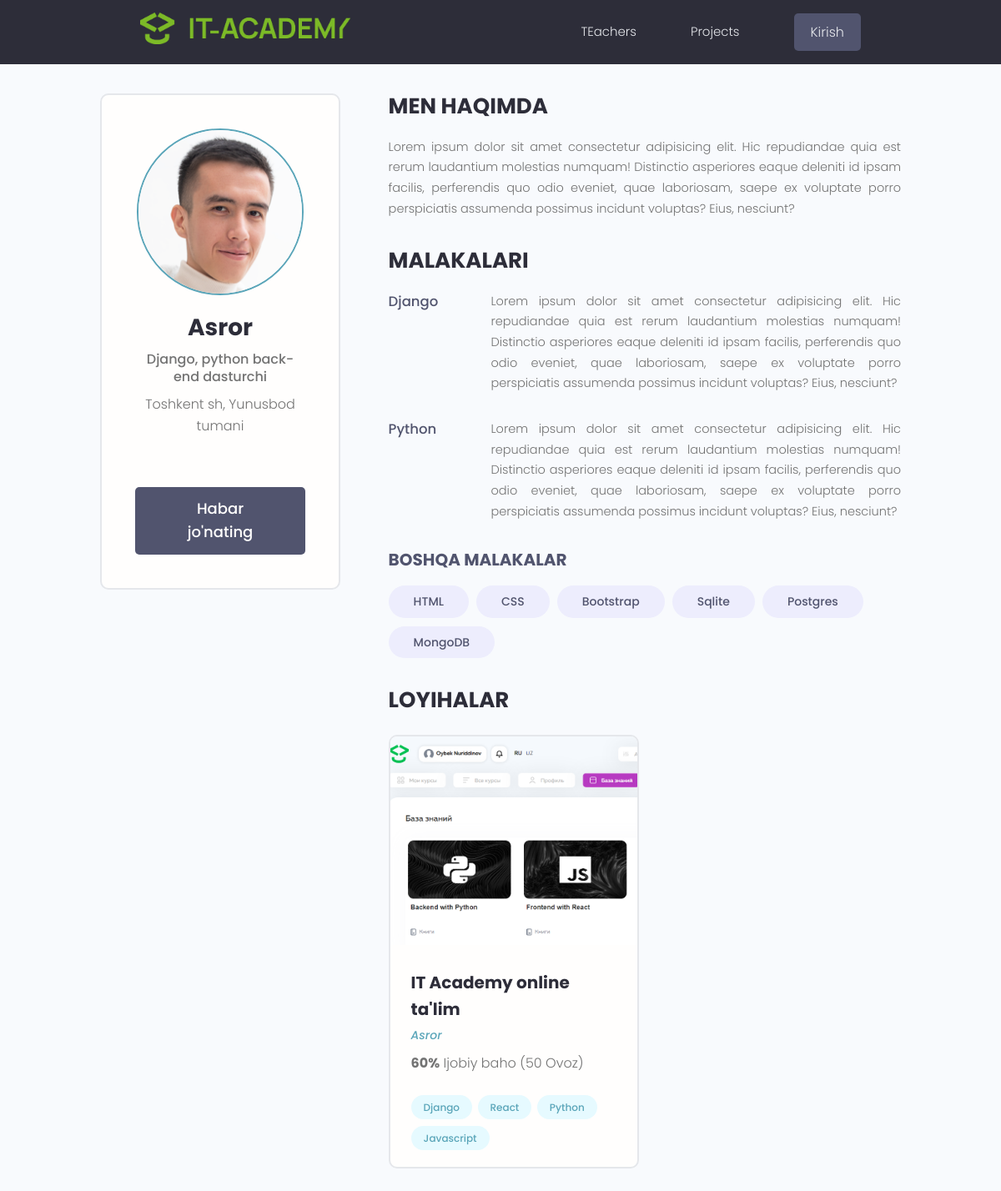
The page /profiles/02420d7e-e5f6-408a-aba7-54915e581141 on the database its author committed.
### users/models.py (models this page shows, shortened)
class Profil(models.Model):
    user = models.OneToOneField(User, on_delete=models.CASCADE, null=True, blank=True)
    name = models.CharField(max_length=200, null=True, blank=True)
    email = models.EmailField(max_length=200, null=True, blank=True)
    info = models.CharField(max_length=200, null=True, blank=True)
    location = models.CharField(max_length=200, null=True, blank=True)
    bio = models.TextField(null=True, blank=True)
    social_github = models.CharField(max_length=200, null=True, blank=True)
    social_facebook = models.CharField(max_length=200, null=True, blank=True)
    social_youtube = models.CharField(max_length=200, null=True, blank=True)
    social_instagram = models.CharField(max_length=200, null=True, blank=True)
    created = models.DateTimeField(auto_now_add=True)
    image = models.ImageField(upload_to="profiles", default="profiles/default_profile.webp")
    id = models.UUIDField(default=uuid.uuid4, unique=True, primary_key=True, editable=False)
    def __str__(self) -> str:
        return str(self.user.username)

class Skill(models.Model):
    user = models.ForeignKey(Profil, on_delete=models.CASCADE, null=True, blank=True)
    name = models.CharField(max_length=200, null=True, blank=True)
    description = models.TextField(null=True, blank=True)
    created = models.DateTimeField(auto_now_add=True)
    id = models.UUIDField(default=uuid.uuid4, unique=True, primary_key=True, editable=False)

### projects/models.py (models this page shows, shortened)
class Project(models.Model):
    user = models.ForeignKey(Profil, on_delete=models.SET_NULL, null=True, blank=True)
    title = models.CharField(max_length=300)
    description = models.TextField(null=True, blank=True) #default=""
    image = models.ImageField(default="default.png")
    demo_link = models.CharField(max_length=400, null=True, blank=True)
    source_link = models.CharField(max_length=400, null=True, blank=True)
    vote_count = models.IntegerField(default=0)
    vote_ratio = models.IntegerField(default=0)
    created = models.DateTimeField(auto_now_add=True)
    id = models.UUIDField(default=uuid.uuid4, unique=True, primary_key=True, editable=False)
    tag = models.ManyToManyField('Tag', blank=True, related_name="project_tag")

class Tag(models.Model):
    name = models.CharField(max_length=100)
    created = models.DateTimeField(auto_now_add=True)
    id = models.UUIDField(default=uuid.uuid4, unique=True, primary_key=True, editable=False)
    def __str__(self) -> str:
        return self.name

### users/views.py (the view)
# urls.py: path("profiles/<str:id>", profile, name="profile"),
def profile(request, id):
    user = Profil.objects.get(id=id)
    context = {
        "user": user
    }
    return render(request, 'users/profile.html', context)

### users/templates/users/profile.html (shortened to what this page needs)
{% extends 'main.html' %}
{% block content %}
<main class="profile my-md">
    <div class="container">
        <div class="layout">
            <div class="column column--1of3">
                <div class="card text-center">
                    <div class="card__body dev">
                        <img class="avatar avatar--xl" src="{{user.image.url}}" />
                        <h2 class="dev__name">{{user}}</h2>
                        <p class="dev__title">{{user.info}}</p>
                        <p class="dev__location">{{user.location}}</p>
                        <a href="#" class="btn btn--sub btn--lg">Habar jo'nating </a>
                    </div>
                </div>
            </div>
            <div class="column column--2of3">
                <div class="devInfo">
                    <h3 class="devInfo__title">Men haqimda</h3>
                    <p class="devInfo__about">
                        {{user.bio}}
                    </p>
                </div>
                <div class="devInfo">
                    <h3 class="devInfo__title">Malakalari</h3>
                    <div class="devInfo__skills">
                        {% for skill in user.skill_set.all %}
                        <div class="devSkill">
                            <h4 class="devSkill__title">{{skill.name}}</h4>
                            <p class="devSkill__info">
                                {{skill.description}}
                            </p>
                        </div>
                        {% endfor %}
                        <h3 class="devInfo__subtitle">Boshqa malakalar</h3>
                        <div class="devInfo__otherSkills">
                            <span class="tag tag--pill tag--sub tag--lg">
                                <small>HTML</small>
                            </span>
                            <span class="tag tag--pill tag--sub tag--lg">
                                <small>CSS</small>
                            </span>
                            <span class="tag tag--pill tag--sub tag--lg">
                                <small>Bootstrap</small>
                            </span>
                            <span class="tag tag--pill tag--sub tag--lg">
                                <small>Sqlite</small>
                            </span>
                            <span class="tag tag--pill tag--sub tag--lg">
                                <small>Postgres</small>
                            </span>
                            <span class="tag tag--pill tag--sub tag--lg">
                                <small>MongoDB</small>
                            </span>
                        </div>
                    </div>
                </div>
                <div class="devInfo">
                    <h3 class="devInfo__title">Loyihalar</h3>
                    <div class="grid grid--two">
                        {% for project in user.project_set.all %}
                        <div class="column">
                            <div class="card project">
                                <a href="single-project.html" class="project">
                                    <img class="project__thumbnail" src="{{project.image.url}}"
                                        alt="project thumbnail" />
                                    <div class="card__body">
                                        <h3 class="project__title">{{project.title}}</h3>
                                        <p><a class="project__author" href="profile.html">{{user}}</a></p>
                                        <p class="project--rating">
                                            <span style="font-weight: bold;">{{project.vote_ratio}}%</span> Ijobiy baho
                                            ({{project.vote_count}} Ovoz)
                                        </p>
                                        <div class="project__tags">
                                            {% for tag in project.tag.all %}
                                            <span class="tag tag--pill tag--main">
                                                <small>{{tag}}</small>
                                            </span>
                                            {% endfor %}
                                        </div>
                                    </div>
                                </a>
                            </div>
                        </div>
                        {% endfor %}
                    </div>
                </div>
            </div>
        </div>
    </div>
</main>
{% endblock %}

### static/styles/app.css (style rules this page uses)
:root { --color-sub: #2d2d39; }
.btn--sub { background-color: var(--color-sub-light); }
.card { border: 2px solid var(--color-light); }
img { width: 100%; }
.profile .card > .dev { padding: 4rem; }
.dev__name { color: var(--color-sub); font-size: 2.8rem; font-weight: 700; margin-top: 1rem; margin-bottom: 0.5rem; }
.dev__title { font-size: 1.6rem; font-weight: 500; line-height: 1.3; }
.dev__location { margin-top: 1rem; }
.devInfo { margin-bottom: 3rem; }
.devInfo__title, .devInfo__subtitle { font-size: 2.6rem; color: var(--color-sub); text-transform: uppercase; font-weight: 700; margin-bottom: 1.5rem; }
.devInfo__subtitle { font-size: 2rem; color: var(--color-sub-light); }
.devInfo__about, .devSkill__info { font-size: 1.45rem; line-height: 1.7; text-align: justify; }
.devSkill { margin-bottom: 3rem; }
.devSkill__title { font-size: 1.65rem; font-weight: 500; color: var(--color-sub-light); }
@media screen and (min-width: 700px) { .devSkill { display: flex; justify-content: space-between; gap: 3rem; } }
@media screen and (min-width: 700px) { .devSkill__info { flex-basis: 80%; } }
.project__author { font-size: 1.4rem; font-style: italic; }
.project--rating { margin-bottom: 1.6em; margin-top: .5em; }
.project__thumbnail { height: 25rem; object-fit: cover; object-position: top center; }
.project__title { font-size: 2rem; font-weight: 700; color: var(--color-sub); }

### static/uikit/styles/modules/_variables.css (style rules this page uses)
:root { --color-main: #5aa5b9; --color-main-light: #e6faff; --color-sub: #3f4156; --color-sub-light: #51546e; --color-sub-lighter: #ededfd; --color-text: #737373; --color-gray: #8b8b8b; --color-light: #e5e7eb; --color-light-gray: #767676; --color-bg: #f8fafd; --color-white: #fffefd; --color-white-light: #f3f3f3; --color-success: #359e64; --color-success-bg: #def8e8; --color-error: #fc4b0b; --color-error-bg: #fff2ee; --font-base: 'Poppins', arial, helvetica, 'Segoe UI', roboto, ubuntu, sans-serif; --font-monospace: 'Fira Code', 'Courier New', courier, monospace; --font-regular: 300; --font-medium: 500; --font-bold: 700; --generic-shadow: 1px 1px 5px #00000010; --generic-transition: all 0.3s ease-in-out; }

### static/uikit/styles/modules/_base.css (style rules this page uses)
* { margin: 0; padding: 0; box-sizing: border-box; text-rendering: optimizeLegibility; color: inherit; font-size: inherit; }
html { font-size: 50%; }
@media only screen and (min-width: 480px) { html { font-size: 56.25%; } }
@media only screen and (min-width: 1200px) { html { font-size: 62.5%; } }
body { line-height: 1.6; font-weight: 400; font-size: 1.5rem; color: var(--color-text); background-color: var(--color-bg); min-height: 100vh; }

### static/uikit/styles/modules/_typography.css (style rules this page uses)
* { font-family: var(--font-base); }
h2 { font-size: 3.6rem; font-weight: var(--font-bold); }
h3 { font-size: 3.2rem; font-weight: var(--font-medium); }
h4 { font-size: 2.8rem; font-weight: var(--font-medium); }
p, span, strong { font-size: 1.6rem; color: var(--color-text); font-weight: var(--font-regular); }
a { padding-bottom: 2px; text-decoration: none; display: inline-block; color: var(--color-main); font-weight: var(--font-medium); }

### static/uikit/styles/modules/_utilities.css (style rules this page uses)
.container { width: 92%; max-width: 165rem; margin: 0 auto; box-sizing: border-box; }
@media screen and (min-width: 1000px) { .container { width: 90%; } }
@media screen and (min-width: 1200px) { .container { width: 80%; } }
.text-center { text-align: center; }
.my-md { margin: 3rem auto; }

### static/uikit/styles/modules/_avatar.css (style rules this page uses)
.avatar { border-radius: 50%; border: 2px solid var(--color-main); object-fit: cover; }
.avatar--xl { height: 20rem; width: 20rem; }

### static/uikit/styles/modules/_button.css (style rules this page uses)
.btn { display: inline-block; position: relative; cursor: pointer; background-color: var(--color-light); font-weight: var(--font-medium); color: var(--color-sub); text-decoration: none; padding: 1rem 2rem; border-radius: 0.5rem; border: none; width: -webkit-fit-content; width: -moz-fit-content; width: fit-content; height: -webkit-fit-content; height: -moz-fit-content; height: fit-content; font-size: 1.6rem; outline-width: 0; outline-color: transparent; -webkit-backface-visibility: hidden; backface-visibility: hidden; transition: all 0.3s ease-in-out; }
.btn--sub { background-color: var(--color-sub); color: var(--color-white); }
.btn--lg { font-size: 1.8rem; padding: 1.2rem 4.5rem; }

### static/uikit/styles/modules/_card.css (style rules this page uses)
.card { border-radius: 1rem; background-color: var(--color-white); border: 1.5px solid var(--color-light); width: auto; height: auto; margin-top: 0.5rem; margin-bottom: 0.5rem; overflow: hidden; }
.card__body, .card__header { padding: 2rem 2.5rem; }

### rows shown on the page
Profil: image (picture), user.username "Asror", info "Django, python back-end dasturchi", location "Toshkent sh, Yunusbod tumani", bio "Lorem ipsum dolor sit amet consectetur adipisicing elit. Hic repudiandae quia est rerum laudantium molestias numquam! Distinctio asperiores eaque deleniti id ipsam facilis, perferendis quo odio eveniet, quae laboriosam, saepe ex voluptate porro perspiciatis assumenda possimus incidunt voluptas? Eius, nesciunt?"
Skill: name "Django", description "Lorem ipsum dolor sit amet consectetur adipisicing elit. Hic repudiandae quia est rerum laudantium molestias numquam! Distinctio asperiores eaque deleniti id ipsam facilis, perferendis quo odio eveniet, quae laboriosam, saepe ex voluptate porro perspiciatis assumenda possimus incidunt voluptas? Eius, nesciunt?"
Skill: name "Python", description "Lorem ipsum dolor sit amet consectetur adipisicing elit. Hic repudiandae quia est rerum laudantium molestias numquam! Distinctio asperiores eaque deleniti id ipsam facilis, perferendis quo odio eveniet, quae laboriosam, saepe ex voluptate porro perspiciatis assumenda possimus incidunt voluptas? Eius, nesciunt?"
Project: image (picture), title "IT Academy online ta'lim", vote_ratio "60", vote_count "50"
Tag: name "Django"
Tag: name "React"
Tag: name "Python"
Tag: name "Javascript"
